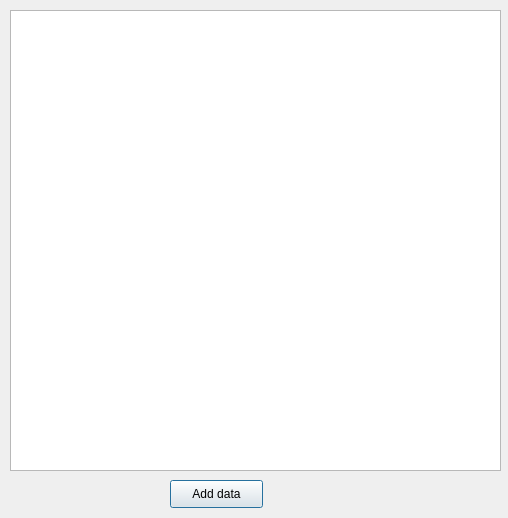
<?xml version="1.0" encoding="UTF-8"?>
<ui version="4.0">
 <class>AddToCanvas</class>
 <widget class="QDialog" name="AddToCanvas">
  <property name="geometry">
   <rect>
    <x>0</x>
    <y>0</y>
    <width>508</width>
    <height>518</height>
   </rect>
  </property>
  <property name="windowTitle">
   <string>Add field</string>
  </property>
  <property name="locale">
   <locale language="English" country="UnitedKingdom"/>
  </property>
  <widget class="QPushButton" name="PBAddData">
   <property name="geometry">
    <rect>
     <x>170</x>
     <y>480</y>
     <width>93</width>
     <height>28</height>
    </rect>
   </property>
   <property name="text">
    <string>Add data</string>
   </property>
  </widget>
  <widget class="QListWidget" name="LWAttributes">
   <property name="geometry">
    <rect>
     <x>10</x>
     <y>10</y>
     <width>491</width>
     <height>461</height>
    </rect>
   </property>
  </widget>
 </widget>
 <resources/>
 <connections/>
</ui>
